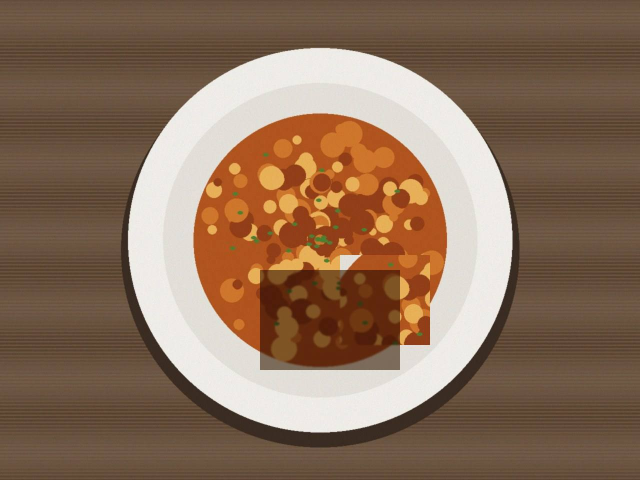
#> input picture samples/morphed_curry.jpg, 1280 x 960 px (shown at 1/2 size)
$ python -i signals.py   (imports and definitions only)
#> lines starting #> are read from the running program, lines starting #| are printed output that depends on the picture
#> further down, picture is the input picture: PIL image 1280x960 RGB; mean R, G, B 138.8, 111.7, 90.5
"""
===============================================================================
PIXEL-LEVEL FORENSIC SIGNALS                                          [CORE]
===============================================================================

WHAT THIS DOES
    Measures an image for statistical traces of editing. Each function returns
    one ForensicSignal scored 0..1 (1 = "looks manipulated") plus a weight
    saying how much to trust it. pipeline.py combines them.

WHY IT EXISTS
    Provenance (provenance.py) catches images that *admit* what they are, via
    metadata. Anything that has been stripped of metadata - which is most
    things - needs to be judged on its pixels. These are those judgements.

HOW MUCH TO TRUST IT
    Not much on its own, by design. Read the aggregation comment in
    pipeline.py: local statistics can never produce an accusatory verdict.
    On the three sample images these signals move the score by ~0.1-0.4; the
    metadata checks and the Claude vision judge do the heavy lifting.

IS IT CRUCIAL?
    Yes, but only just. If you wanted to cut this file entirely you would keep
    a working system (provenance + vision judge), with a blind spot for
    metadata-stripped edits. Two weaker detectors were already removed - see
    "REMOVED DETECTORS" at the bottom of this file.
===============================================================================
"""

from __future__ import annotations

import io
from collections import Counter, deque

import numpy as np
from PIL import Image, ImageFilter

from ..schemas import ForensicSignal

# Working resolution for analysis. Big enough for block statistics to mean
# something, small enough that the whole pipeline stays well under a second.
_MAX_DIM = 1024

# Image dimensions that generative models emit verbatim. A photo is almost
# never exactly 1024x1024; a diffusion model output very often is.
_GENERATIVE_SIZES = {
    (512, 512), (768, 768), (1024, 1024), (1536, 1536), (2048, 2048),
    (512, 768), (768, 512), (1024, 768), (768, 1024),
    (1024, 1536), (1536, 1024), (896, 1152), (1152, 896),
    (832, 1216), (1216, 832), (1344, 768), (768, 1344),
}


def _clamp(x: float) -> float:
    """Squash any raw measurement into the 0..1 range every signal must use."""
    return float(min(1.0, max(0.0, x)))


# ---------------------------------------------------------------------------
# Two ways to load an image, and the difference between them matters a lot
# ---------------------------------------------------------------------------
# [37 lines left out: functions load_for_analysis, load_grid_preserving, not called in this run]


def _gray(img: Image.Image) -> np.ndarray:
    """Greyscale pixel array as floats, so arithmetic does not wrap at 255."""
    return np.asarray(img.convert("L"), dtype=np.float32)
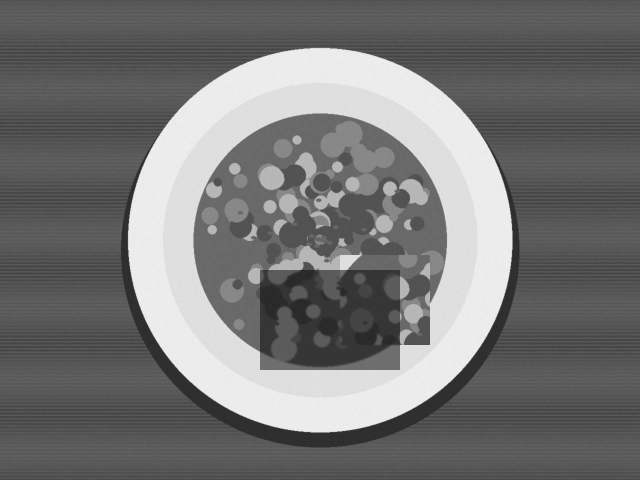
#> returned value: shape (960, 1280) float32 (shown at 1/2 size); min 27, max 255, mean 117.3


def _blocks(arr: np.ndarray, size: int) -> np.ndarray:
    """Chop an image into a grid of square tiles.

    Returns shape (tiles_down, tiles_across, size, size). Nearly every signal
    here works per-tile rather than per-pixel, because a forgery is a *region*
    that differs from its surroundings, not a scattering of odd pixels.
    """
    h, w = arr.shape[:2]
    bh, bw = h // size, w // size
    if bh == 0 or bw == 0:
        return np.empty((0, 0, size, size), dtype=arr.dtype)
    trimmed = arr[: bh * size, : bw * size]
    return trimmed.reshape(bh, size, bw, size).swapaxes(1, 2)


# [92 lines left out: functions _largest_component, error_level_analysis, not called in this run]


# ---------------------------------------------------------------------------
# SIGNAL 2: Noise consistency - catches rendered/synthetic images
# ---------------------------------------------------------------------------
def noise_consistency(img: Image.Image) -> ForensicSignal:
    """Compare the sensor-noise floor across flat areas of the picture.

    THE IDEA: a camera sensor lays down a consistent speckle of noise across
    the whole frame. A pasted-in region carries a different noise floor, and a
    rendered or AI image often has almost none at all.

    MEASURED: this is what flags the AI sample (104% variation) while leaving
    both real photographs at zero.
    """
    gray = _gray(img)
    # A median filter removes the speckle; subtracting gives just the speckle.
    denoised = np.asarray(img.convert("L").filter(ImageFilter.MedianFilter(3)), dtype=np.float32)
    residual = gray - denoised

    res_blocks = _blocks(residual, 32)
    gray_blocks = _blocks(gray, 32)
    if res_blocks.size == 0 or res_blocks.shape[0] * res_blocks.shape[1] < 12:
        return ForensicSignal(
            "noise_consistency", 0.0, 0.5, "Image too small for noise analysis.", {}
        )

    noise_std = res_blocks.std(axis=(2, 3)).ravel()
#> noise_std = 1200 values, max 5.32 at index 865, min 0.0763 at index 904, mean 1.29

    # Only look at FLAT tiles. A tile full of edges has a big residual for
    # perfectly innocent reasons, and would swamp the measurement.
    detail_std = gray_blocks.std(axis=(2, 3)).ravel()
#> detail_std = 1200 values, max 92.61 at index 751, min 0.39 at index 904, mean 12.52
    flat = detail_std < np.percentile(detail_std, 60)
    sample = noise_std[flat] if noise_std[flat].size >= 8 else noise_std
#> sample = 720 values, max 1.82 at index 596, min 0.0763 at index 511, mean 0.906

    mean = float(sample.mean())
#> mean = 0.906
    if mean < 0.12:
        # Essentially no noise floor anywhere: heavy denoising, or synthesis.
        return ForensicSignal(
            name="noise_consistency",
            score=0.62,
            weight=1.8,
            detail=(
                f"Flat regions carry almost no sensor noise (mean residual {mean:.3f}), "
                "which suits a rendered or heavily denoised image."
            ),
            raw={"mean_noise": round(mean, 4)},
        )

    # Otherwise: how much does the noise floor VARY across the frame?
    cv = float(sample.std() / mean)
#> cv = 0.271
    return ForensicSignal(
        name="noise_consistency",
        score=_clamp((cv - 0.45) / 0.85),
        weight=1.8,
        detail=f"Noise floor varies by {cv * 100:.0f}% across flat regions (mean {mean:.2f}).",
        raw={"coefficient_of_variation": round(cv, 3), "mean_noise": round(mean, 3)},
    )


# ---------------------------------------------------------------------------
# SIGNAL 3: Copy-move - a region duplicated within the same image
# ---------------------------------------------------------------------------
# [158 lines left out: functions copy_move, _match_fraction, generative_geometry, not called in this run]


# ===========================================================================
# REMOVED DETECTORS - deliberately cut, recorded here so the decision is
# visible rather than mysterious.
#
# spectral_periodicity (~55 lines of FFT)
#     Looked for the regular frequency spikes that learned upsamplers leave
#     behind. Scored 0.000 / 0.000 / 0.081 on the three sample images - it
#     never once changed a verdict. Good against older GANs, weak against
#     modern diffusion decoders. Worst complexity-to-value ratio in the file.
#
# recompression_history (~65 lines, localised JPEG-ghost)
#     Re-encoded across a quality ladder to find a region saved at a different
#     quality than the rest. Correct in principle and it took two rewrites to
#     stop it false-positiving, but after the fixes it scored 0.057 / 0.036 /
#     0.000 - almost nothing.
#
# Both are in the pre-trim backup if you ever want them back. Neither changed
# any verdict on the sample set; cutting them left behaviour identical.
# ===========================================================================

>>> from PIL import Image
>>> picture = Image.open('../../samples/morphed_curry.jpg')
>>> result = noise_consistency(picture)

$ run again, on samples/ai_generated.png
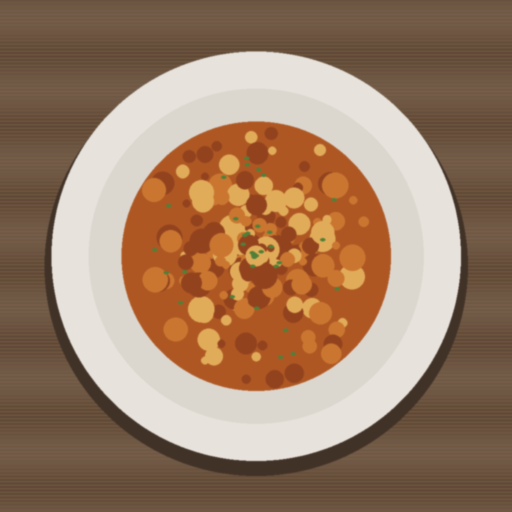
#> input picture samples/ai_generated.png, 1024 x 1024 px (shown at 1/2 size)
#> picture is the input picture: PIL image 1024x1024 RGB; mean R, G, B 155.6, 125.6, 101.4
#> in _gray, `return np.asarray(img.convert("L"), dtype=np.float32)`:
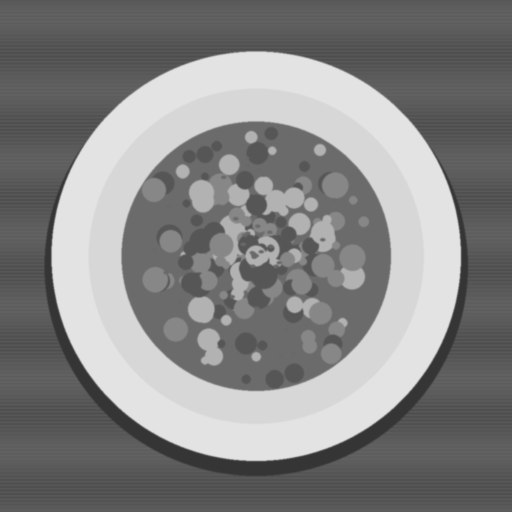
#> returned value: shape (1024, 1024) float32 (shown at 1/2 size); min 53, max 227, mean 131.7
#> in noise_consistency, `residual = gray - denoised`:
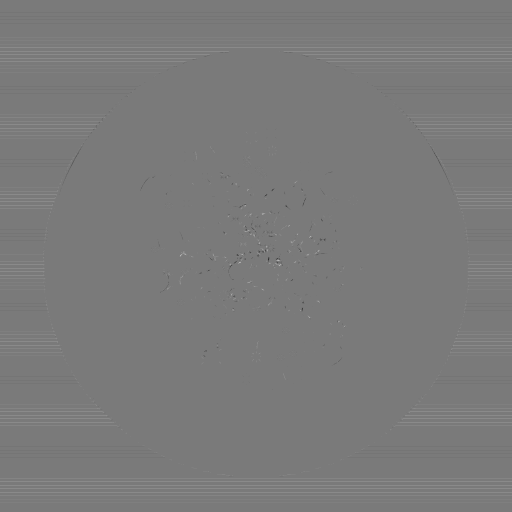
#> residual: shape (1024, 1024) float32 (shown at 1/2 size); min -12, max 13, mean 0.0462; drawn with min black and max white
#> noise_std = 1024 values, max 1.33 at index 529, min 0 at index 111, mean 0.27
#> detail_std = 1024 values, max 82.78 at index 579, min 0 at index 140, mean 12.55
#> sample = 614 values, max 1.03 at index 550, min 0 at index 127, mean 0.314
#> mean = 0.314
#> cv = 1.04
